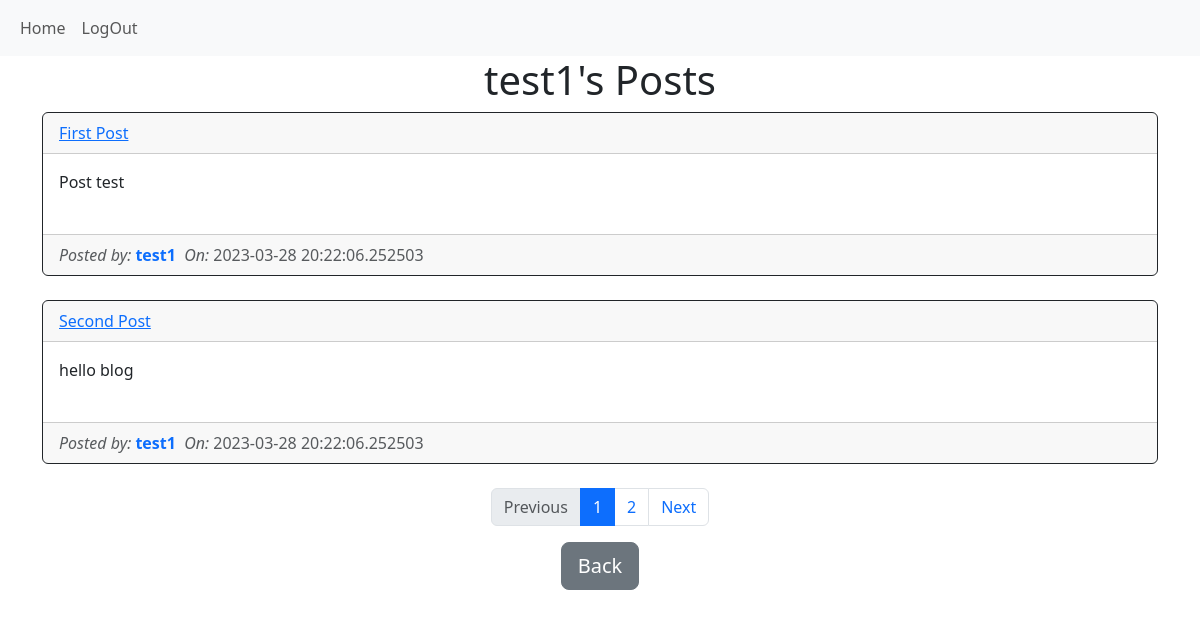
The page /user/test1 (signed in) on the database its author committed.
### SimpleBlog/models.py (models this page shows, shortened)
class User(db.Model, UserMixin):
    id = db.Column(db.Integer, primary_key=True)
    username = db.Column(db.String(150), unique=True)
    email = db.Column(db.String(150), unique=True)
    password = db.Column(db.String(150))
    date_created = db.Column(db.DateTime(
        timezone=True), default=datetime.now())
    posts = db.relationship('Post', backref='user', passive_deletes=True)

class Post(db.Model):
    id = db.Column(db.Integer, primary_key=True)
    title = db.Column(db.String(150))
    text = db.Column(db.Text, nullable=True)
    slug = db.Column(db.String(150), unique=True)
    date_created = db.Column(db.DateTime(
        timezone=True), default=datetime.now())
    author = db.Column(db.Integer, db.ForeignKey(
        'user.id', ondelete="CASCADE"), nullable=False)

### SimpleBlog/views.py (the view)
@views.route("/user/<username>")
@login_required
def posts(username):
    user = User.query.filter_by(username=username).first()
    if not user:
        flash("No user with that username", category='error')
        return redirect(url_for('views.home'))
    posts = Post.query.filter_by(
        author=user.id).order_by(Post.date_created.desc())
    post = Post.query.order_by(Post.date_created.desc())
    page = request.args.get('page')
    if page and page.isdigit():
        page = int(page)
    else:
        page = 1
    pages = post.paginate(page=page, per_page=3)
    return render_template("posts.html", user=current_user, posts=posts, pages=pages, username=username)

### SimpleBlog/__init__.py (called while the page is built)
def create_app():
    app = Flask(__name__)
    app.config['SECRET_KEY'] = "key"
    app.config['SQLALCHEMY_DATABASE_URI'] = f'sqlite:///{DB_NAME}'
    db.init_app(app)
    from .views import views
    from .auth import auth
    app.register_blueprint(views, url_prefix="/")
    app.register_blueprint(auth, url_prefix="/")
    from .models import User, Post
    with app.app_context():
        db.create_all()
    login_manager = LoginManager()
    login_manager.login_view = "auth.login"
    login_manager.init_app(app)
    @login_manager.user_loader
    def load_user(id):
        return User.query.get(int(id))
    return app

### SimpleBlog/templates/posts.html (shortened to what this page needs)
{% extends "posts_div.html" %}
{% block header %}
<h1 align="center">{{username}}'s Posts</h1>
{% endblock %}
{% block footer %}
<div align="center">
    <a href="/home">
        <button type="button" class="btn btn-lg btn-secondary">Back</button>
    </a>
</div>
{% endblock %}

### SimpleBlog/templates/posts_div.html (shortened to what this page needs)
{% extends "index.html" %}
{% block content %}
{% block header %}{% endblock %}
<div id="posts">
    {% for post in posts %}
    <div class="card border-dark">
        <div class="card-header d-flex justify-content-between align-items-center">
            <a href="/post/{{post.slug}}"><span class="text-capitalize text-decoration-none">{{post.title}}</span></a>
        </div>
        <div class="card-body mb-4">
            <div class="card-text">
                {{post.text}}
            </div>
        </div>
        <div class="card-footer text-muted">
            <em>Posted by:&nbsp;</em><strong><a href="/user/{{post.user.username}}"
                    class="text-decoration-none">{{post.user.username}}</a></strong>&nbsp;
            <em>On:</em>&nbsp;{{post.date_created}}
        </div>
    </div>
    <br>
    {% endfor %}
</div>
<div class="justify-content-center">
    <nav aria-label="...">
        <ul class="pagination justify-content-center">
            <li class="page-item {% if not pages.has_prev %} disabled {% endif %}">
                <a class="page-link" href="./?page={{pages.prev_num}}">Previous</a>
            </li>
            {% for page in pages.iter_pages() %}
            <li class="page-item {% if page == pages.page %} active {% endif %}">
                <a class="page-link" href="./?page={{page}}">{{page}}</a>
            </li>
            {% endfor %}
            <li class="page-item {% if not pages.has_next %} disabled {% endif %}">
                <a class="page-link" href="./?page={{pages.next_num}}">Next</a>
            </li>
        </ul>
    </nav>
</div>
{% block footer %}{% endblock %}
{% endblock %}

### rows shown on the page
User: username "test1"
Post: title "First Post", text "Post test", user.username "test1", date_created "2023-03-28 20:22:06.252503"
Post: title "Second Post", text "hello blog", user.username "test1", date_created "2023-03-28 20:22:06.252503"

### other values the page prints
{{ page }} "1" "2"
